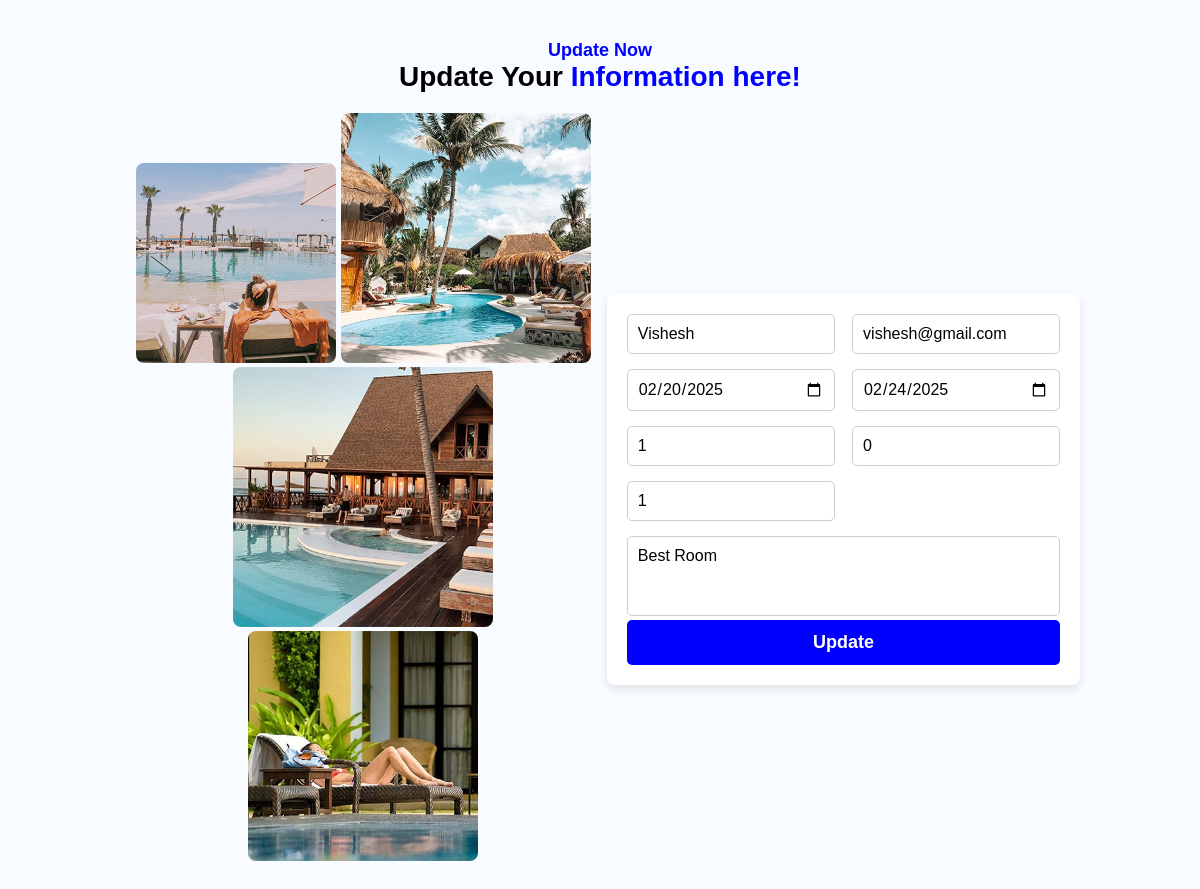
/update/1 (signed in), run on the app's committed database.
### app.py (models this page shows)
class Booking(db.Model):
    _tablename_ = "booking"
    id = db.Column(db.Integer, primary_key=True)
    name = db.Column(db.String(100))
    user_email = db.Column(db.String(200))
    user_checkin= db.Column(db.Date)
    user_checkout = db.Column(db.Date)
    user_adult = db.Column(db.Integer)
    user_child = db.Column(db.Integer)
    user_room = db.Column(db.Integer)
    user_request = db.Column(db.String(100))

### app.py (the view, shortened to what this page needs)
@app.route("/update/<int:booking_id>", methods=["GET", "POST"])
@login_required
def update_booking(booking_id):
    booking = db.session.get(Booking, booking_id)
    return render_template("updateForm.html", data=booking)

### app.py (called while the page is built)
@login_manager.user_loader
def load_user(user_id):
    return db.session.get(User, int(user_id))

### templates/updateForm.html (shortened to what this page needs)
<!DOCTYPE html>
<html lang="en">
<head>
</head>
<body>
    <section class="booking-section">
        <h3 class="booking-title"><span>Update Now</span></h3>
        <h2 class="booking-subtitle">Update Your <span class="highlight">Information here!</span></h2>
        <div class="booking-container">
            <div class="booking-images">
                <div>
                    <img src="/static/images/about-1.jpg" alt="Luxury Pool" style="height: 200px; width: 200px;">
                    <img src="/static/images/about-2.jpg" alt="Beach View" style="height: 250px; width: 250px;">
                </div>
                <img src="/static/images/about-3.jpg" alt="Resort Stay" style="height: 260px; width: 260px;">
                <img src="/static/images/about-4.jpg" alt="Relaxing Spot" style="height: 230px; width: 230px;">
            </div>
            <div class="booking-form">
                <form method="POST" action="{{ url_for('update_booking', booking_id=data.id) }}">
                    <div class="form-group">
                        <input type="text" placeholder="Your Name" name="name" value="{{ data.name }}" required>
                        <input type="email" placeholder="Your Email" name="user_email" value="{{ data.user_email }}" required>
                    </div>
                    <div class="form-group">
                        <input type="date" name="user_checkin" value="{{ data.user_checkin }}" required>
                        <input type="date" name="user_checkout" value="{{ data.user_checkout }}" required>
                    </div>
                    <div class="form-group">
                        <input type="number" placeholder="Adult" name="user_adult" value="{{ data.user_adult }}" required>
                        <input type="number" placeholder="Child" name="user_child" value="{{ data.user_child }}" required>
                    </div>
                    <div class="form-group">
                        <input type="number" placeholder="Room" name="user_room" value="{{ data.user_room }}" required>
                    </div>
                    <textarea placeholder="Special Request" name="user_request">{{ data.user_request }}</textarea>
                    <button type="submit" class="btn-book">Update</button>
                </form>
            </div>
        </div>
    </section>
</body>
</html>

### templates/updateForm.html (style rules this page uses)
* { margin: 0; padding: 0; box-sizing: border-box; font-family: Arial, sans-serif; }
body { background-color: #f8fbff; }
.booking-section { text-align: center; padding: 40px 10%; }
.booking-title span { color: blue; font-weight: bold; font-size: 18px; display: block; }
.booking-subtitle { font-size: 28px; font-weight: bold; margin-bottom: 20px; }
.booking-subtitle .highlight { color: blue; }
.booking-container { display: flex; align-items: center; justify-content: space-between; }
.booking-images img { border-radius: 8px; opacity: 0; transform: scale(0.8); animation: popOut 0.6s ease-out forwards; }
.booking-images img:nth-child(1) { animation-delay: 0.2s; }
.booking-images img:nth-child(2) { animation-delay: 0.4s; }
.booking-images img:nth-child(3) { animation-delay: 0.6s; }
.booking-form { width: 50%; background: white; padding: 20px; border-radius: 8px; box-shadow: 0px 4px 8px rgba(0, 0, 0, 0.1); }
.form-group { display: flex; justify-content: space-between; margin-bottom: 15px; }
.form-group input, .form-group select, textarea { width: 48%; padding: 10px; border: 1px solid #ccc; border-radius: 5px; font-size: 16px; }
textarea { width: 100%; height: 80px; resize: none; }
.btn-book { width: 100%; padding: 12px; background-color: blue; border: none; color: white; font-size: 18px; font-weight: bold; border-radius: 5px; cursor: pointer; }

### data on the page
Booking: name "Vishesh", user_email "vishesh@gmail.com", user_checkin "02/20/2025", user_checkout "02/24/2025", user_adult "1", user_child "0", user_room "1", user_request "Best Room"
